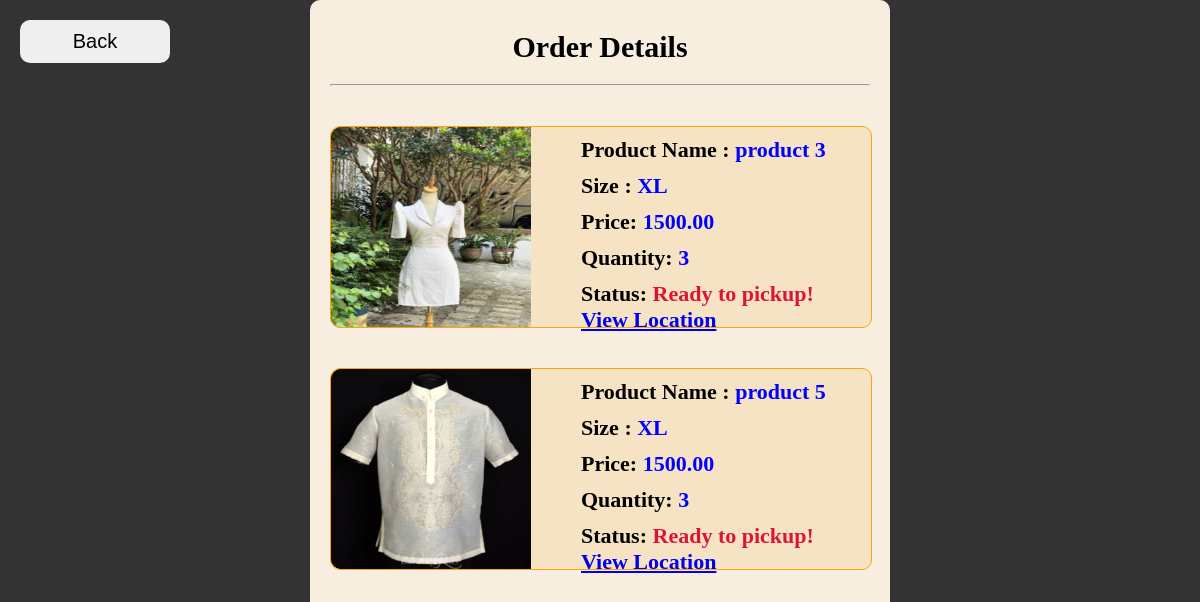
The app's page /view_orders.php (signed in) with its own data.
### tables this page shows
CREATE TABLE `orders` (
  `id` int(11) NOT NULL,
  `product_id` int(11) NOT NULL,
  `user_id` int(11) NOT NULL,
  `product_name` varchar(255) NOT NULL,
  `product_image` varchar(250) NOT NULL,
  `transaction_no` varchar(50) NOT NULL,
  `size` varchar(50) DEFAULT NULL,
  `qty` int(50) NOT NULL,
  `total` decimal(10,2) NOT NULL,
  `created_at` timestamp NOT NULL DEFAULT current_timestamp(),
  `status` int(10) NOT NULL
);

### view_orders.php (the view, shortened to what this page needs)
<?php
include('connection.php');
$user_id = $_SESSION['user_id'];
$viewSql = mysqli_query($conn, "SELECT * FROM orders WHERE user_id = $user_id");
?>
<a href="orders.php"><button class="back-button">Back</button></a>
<div class="view-container">
    <div class="view-content">
        <h3 class="order-Title">Order Details</h3>
        <hr>
       <?php
       while($row = mysqli_fetch_assoc($viewSql)){
        $status = $row['status'];
        ?>
        <div class="order-details">
            <div class="image-container">
                <img src="<?php echo $row['product_image']; ?>" alt="">
            </div>
            <div class="description">
                <p>Product Name :  <span class="Pro-details"><?php echo $row['product_name']; ?></span></p>
                <p>Size :  <span class="Pro-details"><?php echo $row['size']; ?></span></p>
                <p>Price: <span class="Pro-details"><?php echo $row['total']; ?></span></p>
                <p>Quantity: <span class="Pro-details"><?php echo $row['qty']; ?></span></p>
                <p>Status: <span class="Pro-details"><?php if($status == 0){
                 }if($status == 1){
                    echo '<span class="text-success">Ready to pickup!</span>';
                    echo '<br>';
                    echo '<a href="map.php">View Location</a>';
                 } ?>
                 </p>
            </div>
        </div>
       <?php } ?>
    </div>
</div>

### view_orders.php (style rules this page uses)
* { padding: 0; margin: 0; }
.view-container { height: 100%; width: 100%; background-color: #333; display: flex; justify-content: center; align-items: center; }
.view-content { height: 95vh; width: 45vw; background-color: rgb(247, 238, 224); padding: 20px; border-radius: 10px; overflow: scroll; overflow-x: hidden; }
.order-details { height: 25vh; width: 100%; background: rgb(245, 227, 195); border: 1px solid orange; margin-top: 40px; border-radius: 10px; display: flex; flex-wrap: wrap; gap: 40px; }
.order-Title { text-align: center; font-size: 30px; padding: 10px; margin-bottom: 10px; }
p { font-size: 22px; font-weight: 600; margin: 10px; }
span { color: crimson; }
.image-container { height: 100%; width: 200px; background-color: #333; border-radius: 10px 0 0 10px; }
.image-container img { width: 100%; height: 100%; border-radius: 10px 0 0 10px; }
.description p { margin: 10px; }
.Pro-details { color: blue; }
.back-button { position: absolute; width: 150px; padding: 10px; margin: 20px; border-radius: 10px; font-size: 20px; font-weight: 400; border: none; }

### records on screen
orders: product_image (picture), product_name "product 3", size "XL", total "1500.00", qty "3", status "Ready to pickup!"
orders: product_image (picture), product_name "product 5", size "XL", total "1500.00", qty "3", status "Ready to pickup!"
